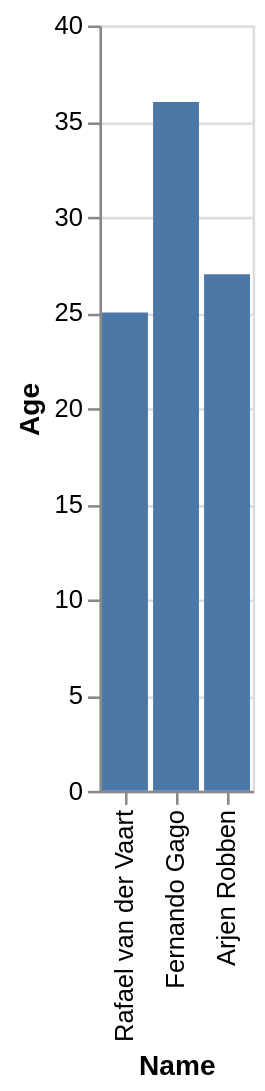

Express this chart as Vega-Lite.
### Vega-Lite specification from a JSON file in a GitHub repository (floating-point values rounded to 4 significant figures)
{"data": {"values": [{"x_data": "Rafael van der Vaart", "y_data": 25}, {"x_data": "Fernando Gago", "y_data": 36}, {"x_data": "Arjen Robben", "y_data": 27}]}, "mark": "bar", "encoding": {"x": {"field": "x_data", "type": "nominal", "title": "Name", "sort": "descending"}, "y": {"field": "y_data", "type": "quantitative", "title": "Age"}}}
